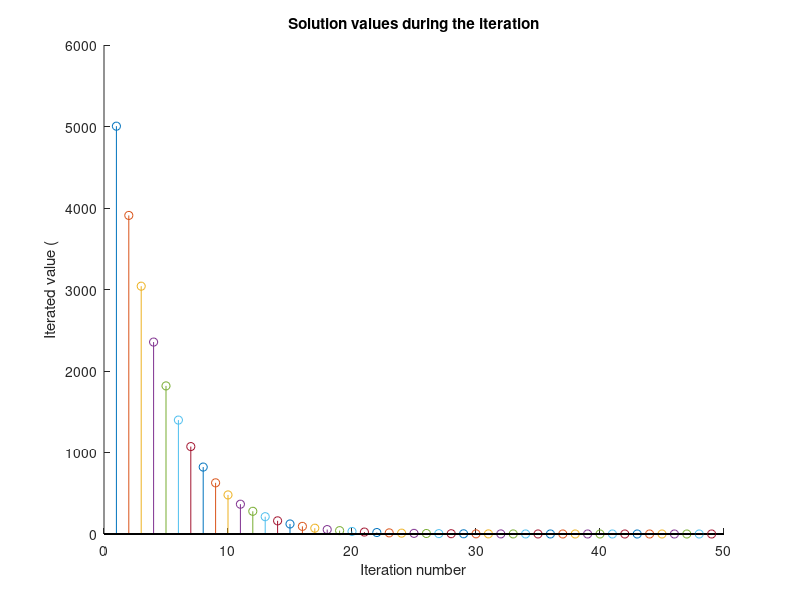

Write MATLAB code to recreate this figure.
%% This script tries to calculate a simple PR based solution 
% GNSS Competence Team Project 1
% Simple Iterative Least Squares based navigation solution example

%% INIT

clc;clear all;
close all

Time = 1;
x           = [0, 0, 6390, 0];                  % User position and clk error in state-vector
RoverPos    = [0, 0, 6400];                     % Real position, expected result

Pos1 = [ 6400, -6400, 22000];                   % From navigation messages
Pos2 = [-6400,  6400, 26000];
Pos3 = [-6400, -6400, 20000];
Pos4 = [ 6400,  6400, 25000];

convlimit = 3e-3;                               % Residual threshold (convergence is minimized)

SatStore{1} = Pos1;                             % Structure to hold the positions
SatStore{2} = Pos2;
SatStore{3} = Pos3;
SatStore{4} = Pos4;
PRObservations = [];                            % Array initializations
geometryDistance = [];   

numSats = size(SatStore,2); 

%% Calculate Pseudoranges
for i=1:numSats
   % Initial geometric distance
   PRObservations(i) = sqrt(sum((RoverPos-SatStore{i}).^2)); 
   
   % Add Errors
   % Clock bias
   PRObservations(i) = PRObservations(i) + 100;
   % Random error
%      PRObservations(i) = PRObservations(i) + randi([50 200]);
end

figure;
hold on;
title('Solution values during the iteration');
xlabel('Iteration number');
ylabel('Iterated value (');
%% Iterate navigation solutions
% No SV clock error, No Iono/Tropo/Group and signal travel time errors
% Just rcv clock error
%
% Initial guess sol__ = [0,0,0]
%
sol(1) = 0;
sol(2) = 0;
sol(3) = 0;
sol(4) = 0; %Clock

% Start Iteration --------------------------------
for it = 1:2000             % Should be a 'while' but possible to have infinite 
                            % loops when playing with initial values/errors
    
    % Create Design matrix ---------------------------
    for i = 1:numSats

        % Recalculate geometry distance [ y = ^y - y_corr ]in each iteration 
        geometryDistance(i) = sqrt(sum((sol(1:3)-SatStore{i}).^2));

        % Create the Design Matrix [A]
        for j = 1:3
            rho = sqrt(sum((SatStore{1}(1:3)-sol(1:3)).^2));
            aij = (sol(j)-SatStore{i}(j))/rho;
            A(i,j) = aij;
        end
        A(i,4) = 1.0;       % 4th column is the clock bias, all 1
    end

    % Create covariance matrix -----------------------
    if(det(A.'*A)> 1e-3)
        Cov = inv(A.'*A);              
    else
        Cov = pinv(A.'*A);  % Moore-Penrose pseudoinverse
    end
    
    % Multiply Covariance matrix with A.' and PR residual matrix
    y = PRObservations - geometryDistance; %Initial PR - iterated one residual
    x = Cov*A'*y';

    % Add delta solution, if x' is less than threshold, we have a final
    % solution ---------------------------------------
    sol(1:3) = sol(1:3) + x(1:3)';
    sol(4) = x(4);

    convergence = norm(x(1:3));
    if(convergence < convlimit)
        disp('Converged');
        
        break;
    end

    % This plot shows the iteration of the solution
    stem(it,norm(sol(1:3)-RoverPos(1:3)));

end
disp('Position');
sol(1:3)
disp('Reciever clock offset');
sol(4)
disp('Position error');
norm(sol(1:3)-RoverPos(1:3))


